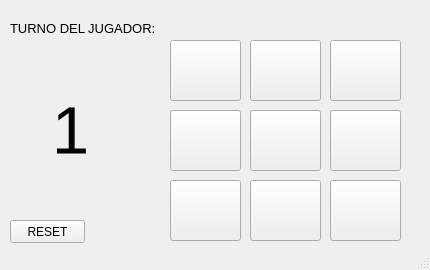
<?xml version="1.0" encoding="UTF-8"?>
<ui version="4.0">
 <class>MainWindow</class>
 <widget class="QMainWindow" name="MainWindow">
  <property name="geometry">
   <rect>
    <x>0</x>
    <y>0</y>
    <width>430</width>
    <height>270</height>
   </rect>
  </property>
  <property name="windowTitle">
   <string>COMUNICACION SERIAL</string>
  </property>
  <widget class="QWidget" name="centralwidget">
   <widget class="QPushButton" name="B00">
    <property name="geometry">
     <rect>
      <x>170</x>
      <y>40</y>
      <width>71</width>
      <height>61</height>
     </rect>
    </property>
    <property name="font">
     <font>
      <pointsize>30</pointsize>
     </font>
    </property>
    <property name="styleSheet">
     <string notr="true"/>
    </property>
    <property name="text">
     <string/>
    </property>
   </widget>
   <widget class="QPushButton" name="B01">
    <property name="geometry">
     <rect>
      <x>250</x>
      <y>40</y>
      <width>71</width>
      <height>61</height>
     </rect>
    </property>
    <property name="font">
     <font>
      <pointsize>30</pointsize>
     </font>
    </property>
    <property name="text">
     <string/>
    </property>
   </widget>
   <widget class="QPushButton" name="B02">
    <property name="geometry">
     <rect>
      <x>330</x>
      <y>40</y>
      <width>71</width>
      <height>61</height>
     </rect>
    </property>
    <property name="font">
     <font>
      <pointsize>30</pointsize>
     </font>
    </property>
    <property name="text">
     <string/>
    </property>
   </widget>
   <widget class="QPushButton" name="B10">
    <property name="geometry">
     <rect>
      <x>170</x>
      <y>110</y>
      <width>71</width>
      <height>61</height>
     </rect>
    </property>
    <property name="font">
     <font>
      <pointsize>30</pointsize>
     </font>
    </property>
    <property name="text">
     <string/>
    </property>
   </widget>
   <widget class="QPushButton" name="B11">
    <property name="geometry">
     <rect>
      <x>250</x>
      <y>110</y>
      <width>71</width>
      <height>61</height>
     </rect>
    </property>
    <property name="font">
     <font>
      <pointsize>30</pointsize>
     </font>
    </property>
    <property name="text">
     <string/>
    </property>
   </widget>
   <widget class="QPushButton" name="B12">
    <property name="geometry">
     <rect>
      <x>330</x>
      <y>110</y>
      <width>71</width>
      <height>61</height>
     </rect>
    </property>
    <property name="font">
     <font>
      <pointsize>30</pointsize>
     </font>
    </property>
    <property name="text">
     <string/>
    </property>
   </widget>
   <widget class="QPushButton" name="B20">
    <property name="geometry">
     <rect>
      <x>170</x>
      <y>180</y>
      <width>71</width>
      <height>61</height>
     </rect>
    </property>
    <property name="font">
     <font>
      <pointsize>30</pointsize>
     </font>
    </property>
    <property name="text">
     <string/>
    </property>
   </widget>
   <widget class="QPushButton" name="B21">
    <property name="geometry">
     <rect>
      <x>250</x>
      <y>180</y>
      <width>71</width>
      <height>61</height>
     </rect>
    </property>
    <property name="font">
     <font>
      <pointsize>30</pointsize>
     </font>
    </property>
    <property name="text">
     <string/>
    </property>
   </widget>
   <widget class="QPushButton" name="B22">
    <property name="geometry">
     <rect>
      <x>330</x>
      <y>180</y>
      <width>71</width>
      <height>61</height>
     </rect>
    </property>
    <property name="font">
     <font>
      <pointsize>30</pointsize>
     </font>
    </property>
    <property name="text">
     <string/>
    </property>
   </widget>
   <widget class="QLabel" name="label">
    <property name="geometry">
     <rect>
      <x>10</x>
      <y>20</y>
      <width>151</width>
      <height>16</height>
     </rect>
    </property>
    <property name="font">
     <font>
      <pointsize>10</pointsize>
     </font>
    </property>
    <property name="text">
     <string>TURNO DEL JUGADOR:</string>
    </property>
   </widget>
   <widget class="QLabel" name="txtJugador">
    <property name="geometry">
     <rect>
      <x>30</x>
      <y>80</y>
      <width>81</width>
      <height>101</height>
     </rect>
    </property>
    <property name="font">
     <font>
      <pointsize>50</pointsize>
     </font>
    </property>
    <property name="text">
     <string>1</string>
    </property>
    <property name="alignment">
     <set>Qt::AlignCenter</set>
    </property>
   </widget>
   <widget class="QPushButton" name="reset">
    <property name="geometry">
     <rect>
      <x>10</x>
      <y>220</y>
      <width>75</width>
      <height>23</height>
     </rect>
    </property>
    <property name="text">
     <string>RESET</string>
    </property>
   </widget>
  </widget>
  <widget class="QStatusBar" name="statusbar"/>
 </widget>
 <resources/>
 <connections/>
</ui>
